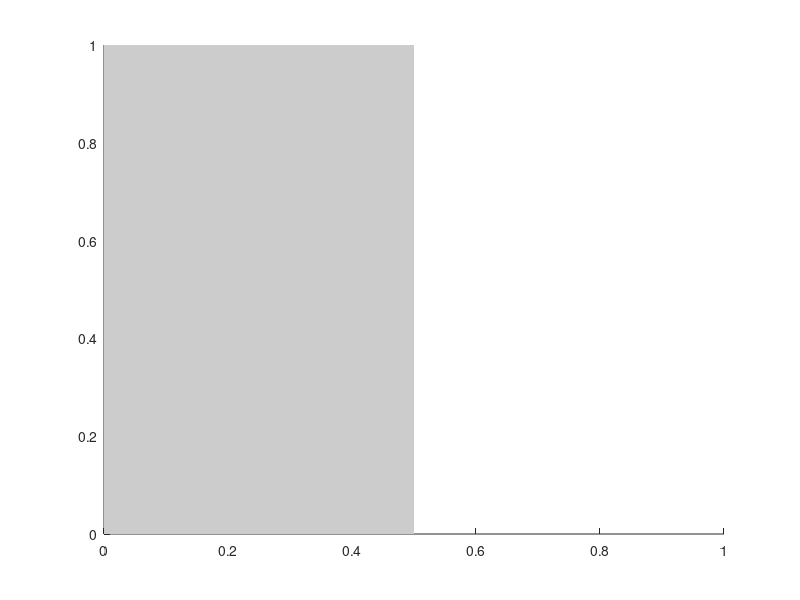

Here is the MATLAB script that generated this plot: (Note: this script raises an error after producing the figure.)
function plot_wingbeat_patch()
    xl = xlim;
    yl = ylim;
    qx = [xl(1) xl(2)/2 xl(2)/2 xl(1)];
    qy = [yl(1) yl(1) yl(2) yl(2)];
    xlim(xl);
    ylim(yl);
    h = patch(qx, qy, [0.8, 0.8, 0.8],'LineStyle','none','HandleVisibility','off');
    uistack(h,'bottom')
    set(gca, 'Layer', 'top')
    xdist = xl(2) - xl(1);
    ydist = yl(2) - yl(1);
    text(xl(1) + xdist*(1/4), yl(1) + ydist*(1/10), "Upstroke",'HorizontalAlignment','center','FontSize',8)
    text(xl(2) - xdist*(1/4), yl(1) + ydist*(1/10), "Downstroke",'HorizontalAlignment','center','FontSize',8)
end